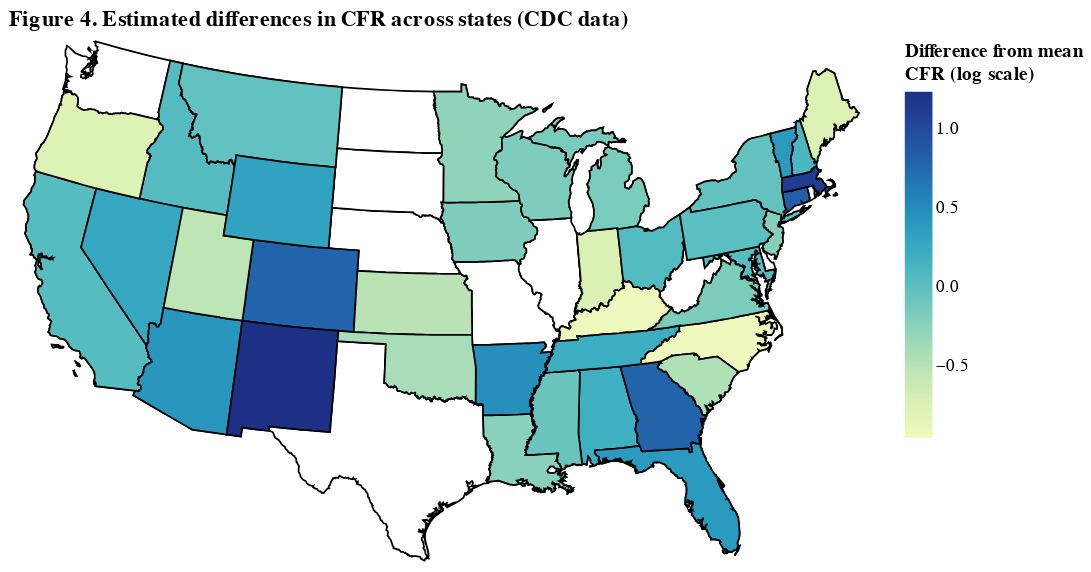

Here is the notebook cell this chart was saved with:
### Markdown cell above
Now we plot the state-specific random effects from our model. We'll grab the information for the background layer from https://hub.arcgis.com.

### Code cell
import requests
import geopandas as gpd
import json

states_json = requests.get('https://opendata.arcgis.com/datasets/99fd67933e754a1181cc755146be21ca_0.geojson').json()
gdf = gpd.GeoDataFrame.from_features(states_json)
se = pd.read_csv('tmp/state_effects.csv')
gdf = gdf.merge(se, left_on='STATE_ABBR', right_on='res_state', how='outer')
gdf = gdf.loc[~gdf.STATE_ABBR.isin(['AK','HI','VI','MP','GU','AS','PR'])]
map_json = json.loads(gdf.to_json())
map_data = alt.Data(values=map_json['features'])

background = alt.Chart(map_data).mark_geoshape(
    stroke='black',
    strokeWidth=1,
    fill='white',
).properties(
    title='Figure 4. Estimated differences in CFR across states (CDC data)',
    width=500,
    height=300
).project('albersUsa')

foreground = alt.Chart(map_data).mark_geoshape(
    stroke='black',
    strokeWidth=1
).encode(
    color=alt.Color('properties.re1:Q', legend=alt.Legend(title=['Difference from mean','CFR (log scale)']))
).properties(
    width=500,
    height=300
).project('albersUsa')

fig4 = (background + foreground).configure_title(anchor='start')
altair_saver.save(fig4, 'tmp/fig4.pdf')
fig4
